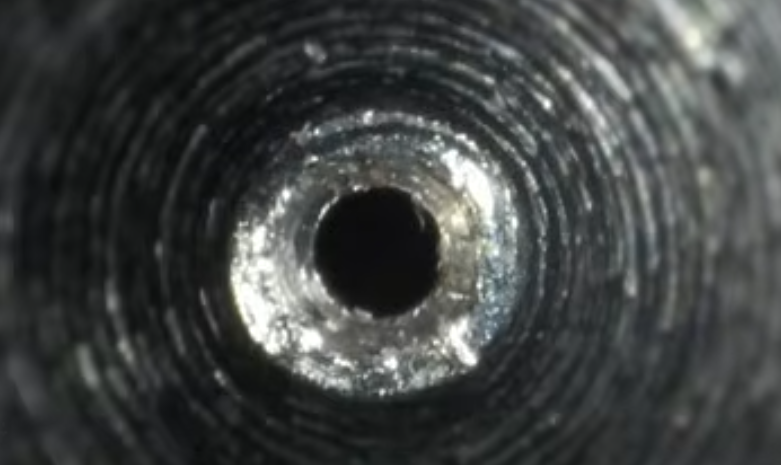
#> input picture img6.png, 781 x 465 px
$ python contour.py
#> lines starting #> are read from the running program, lines starting #| are printed output that depends on the picture; after the words box and inside, x2 and y2 are one past the last pixel; in counts of white or black regions, pixels touching at a corner belong together
import numpy as np
import cv2 as cv

img = cv.imread('img6.png')
#> img is the input picture: shape (465, 781, 3); mean B, G, R 66.6, 67.4, 64.3
assert img is not None, "file could not be read, check with os.path.exists()"

img = cv.medianBlur(img,7)
imgray = cv.cvtColor(img, cv.COLOR_BGR2GRAY)

thresh = cv.adaptiveThreshold(imgray,255,cv.ADAPTIVE_THRESH_GAUSSIAN_C,\
            cv.THRESH_BINARY,11,5)
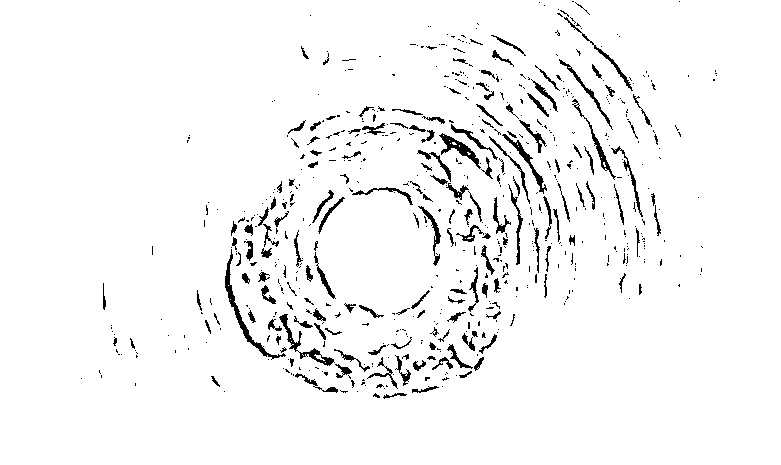
#> thresh: shape (465, 781); 96% white; black in thin lines or dots, all inside (x1, y1, x2, y2) = (81, 1, 717, 399)

contours, hierarchy = cv.findContours(imgray, cv.RETR_TREE, cv.CHAIN_APPROX_SIMPLE)
#> contours = [[[0, 0], [0, 464], [780, 464], [780, 0]]]

cv.drawContours(img, contours, -1, (0,255,0), 3)
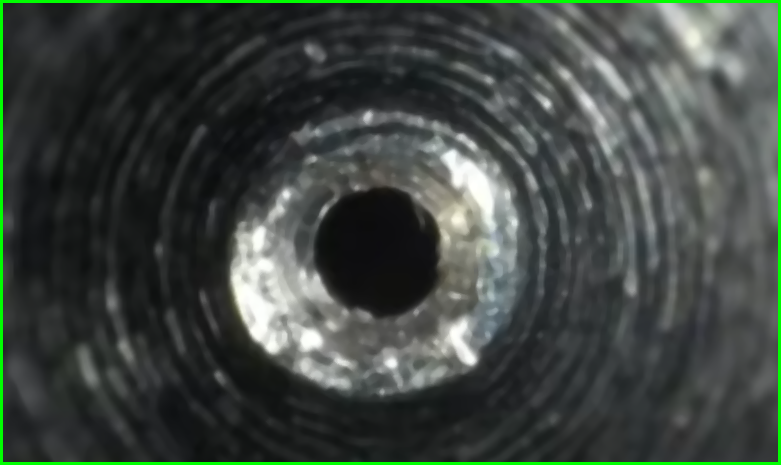
#> img: shape (465, 781, 3); mean B, G, R 65, 71, 62.7

cv.imshow('image', img)
cv.imshow('thresh',thresh)

cv.waitKey(0)
cv.destroyAllWindows()

$ run again, with img1.png copied over img6.png
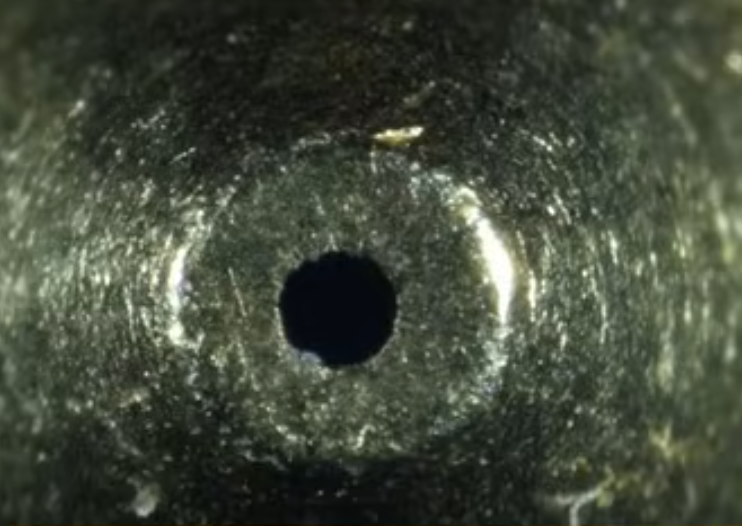
#> input picture img1.png, 742 x 526 px
#> img is the input picture: shape (526, 742, 3); mean B, G, R 57.9, 72.8, 65.7
#> `thresh = cv.adaptiveThreshold(imgray,255,cv.ADAPTIVE_THRESH_GAUSSIAN_C..`:
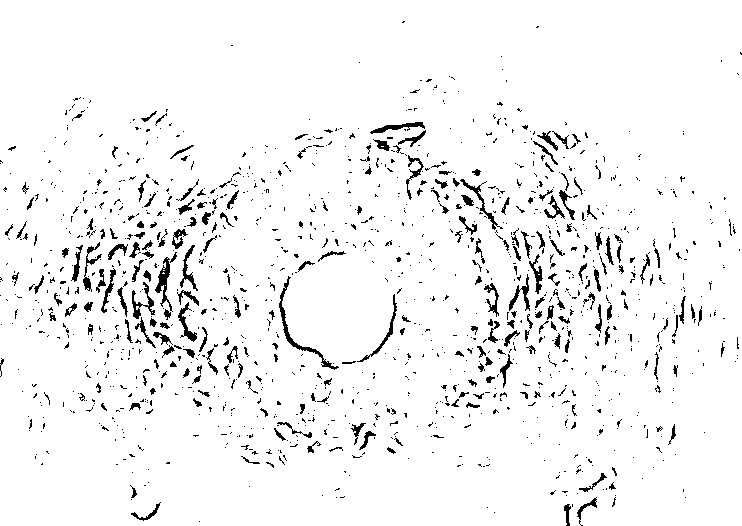
#> thresh: shape (526, 742); 95.3% white; black in thin lines or dots
#> contours = [[[0, 0], [0, 525], [741, 525], [741, 0]]]
#> `cv.drawContours(img, contours, -1, (0,255,0), 3)`:
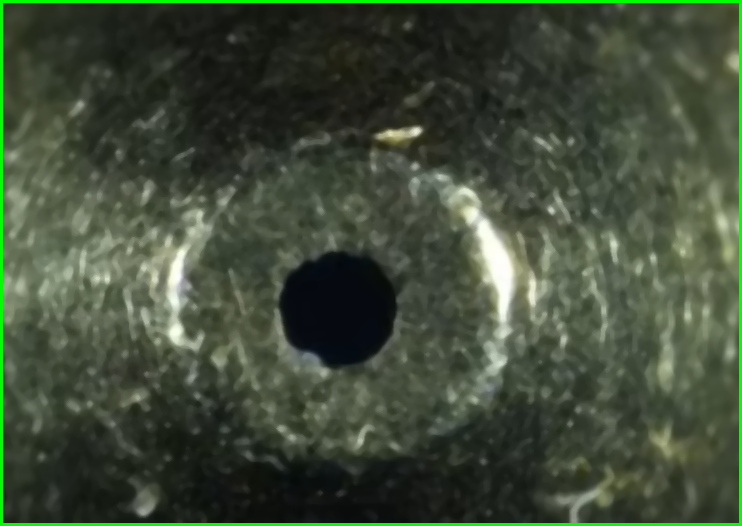
#> img: shape (526, 742, 3); mean B, G, R 56.2, 75.6, 63.8

$ run again, with img2.png copied over img6.png
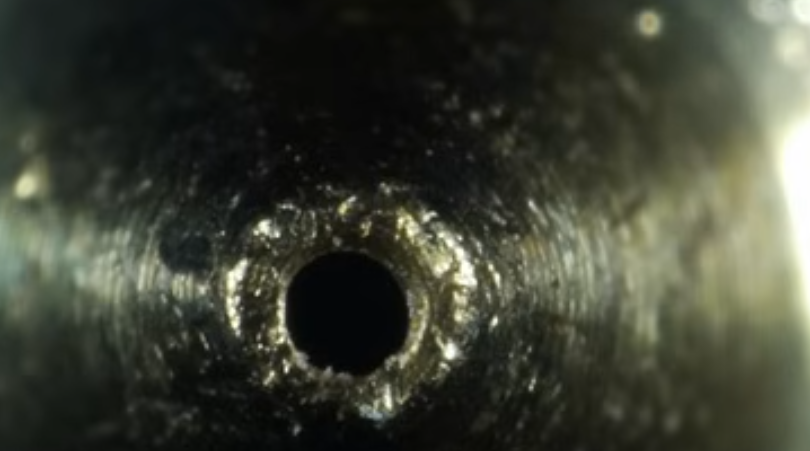
#> input picture img2.png, 810 x 451 px
#> img is the input picture: shape (451, 810, 3); mean B, G, R 51.5, 63.9, 60.7
#> `thresh = cv.adaptiveThreshold(imgray,255,cv.ADAPTIVE_THRESH_GAUSSIAN_C..`:
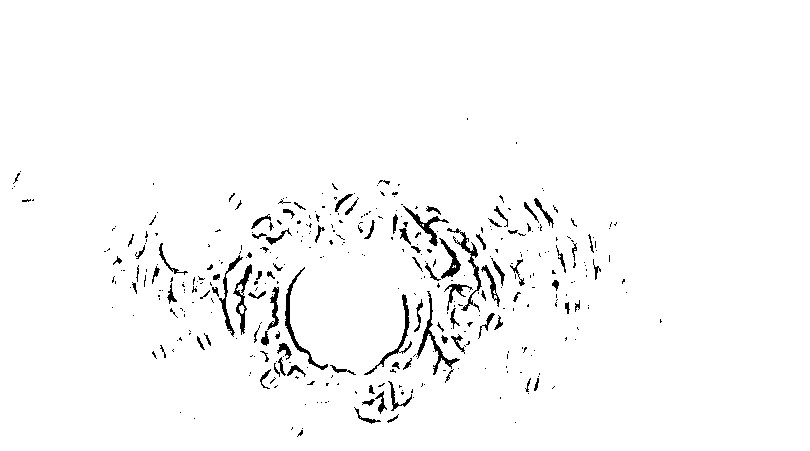
#> thresh: shape (451, 810); 97.6% white; 372 black regions (278 under 20 px), largest, box (x1, y1, x2, y2) and area: (417, 291, 460, 375) 465, (285, 267, 328, 370) 459, (447, 228, 482, 312) 433
#> contours = [[[0, 0], [0, 450], [809, 450], [809, 0]]]
#> `cv.drawContours(img, contours, -1, (0,255,0), 3)`:
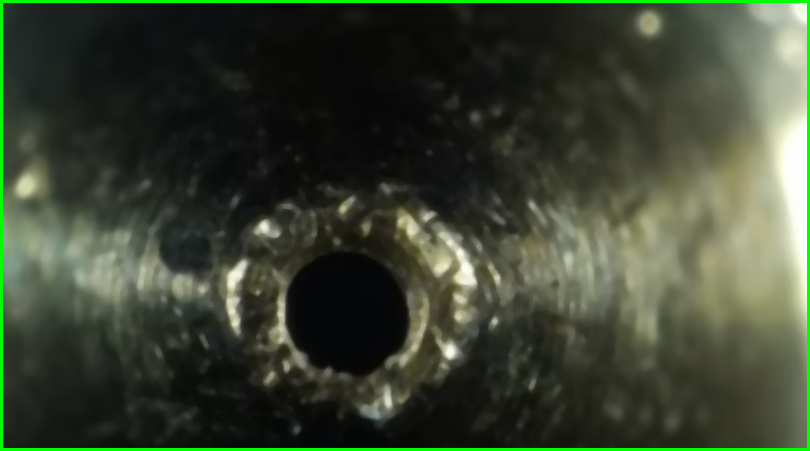
#> img: shape (451, 810, 3); mean B, G, R 49.7, 67.2, 58.8

$ run again, with img3.png copied over img6.png
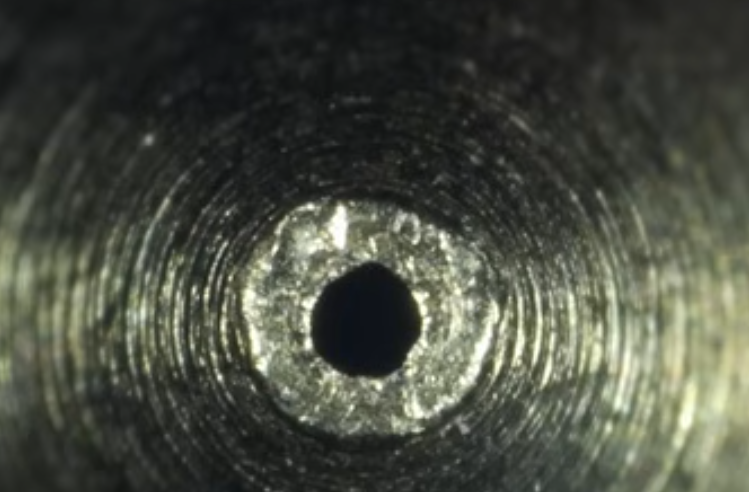
#> input picture img3.png, 749 x 492 px
#> img is the input picture: shape (492, 749, 3); mean B, G, R 65.3, 76.3, 72.8
#> `thresh = cv.adaptiveThreshold(imgray,255,cv.ADAPTIVE_THRESH_GAUSSIAN_C..`:
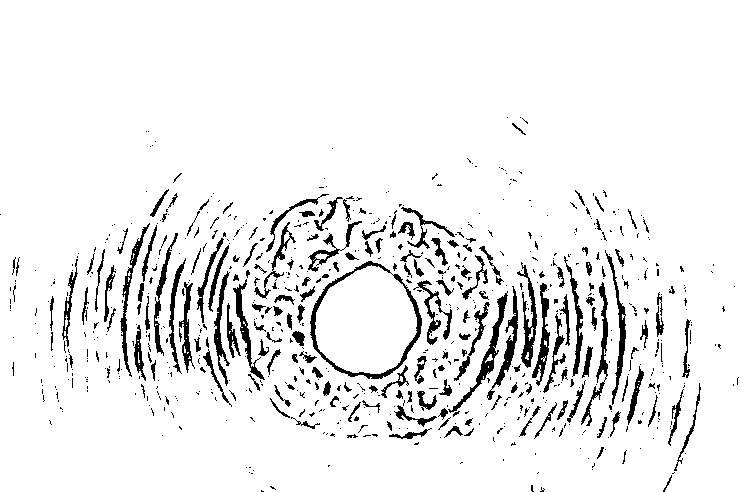
#> thresh: shape (492, 749); 93% white; 735 black regions (549 under 20 px), largest, box (x1, y1, x2, y2) and area: (310, 261, 422, 379) 1299, (448, 291, 508, 413) 812, (517, 262, 537, 368) 696
#> contours = [[[0, 0], [0, 491], [748, 491], [748, 0]]]
#> `cv.drawContours(img, contours, -1, (0,255,0), 3)`:
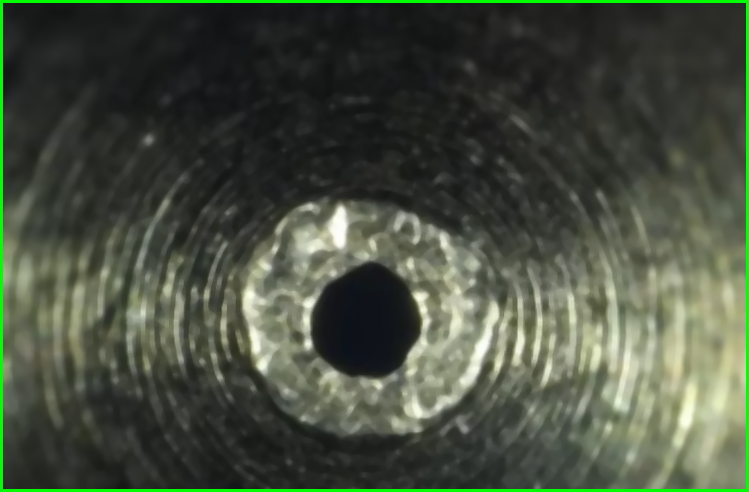
#> img: shape (492, 749, 3); mean B, G, R 63.5, 79.5, 70.8
